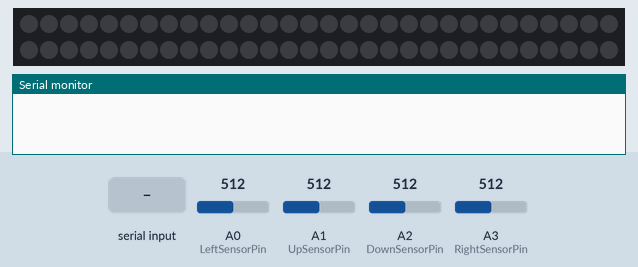
Bench run of a sketch on a simulated Arduino Uno, built with avr-gcc and run on an emulated ATmega328P. On the bench: 60 RGB LEDs in strip order, left to right, continuing on the next row, the last lines printed to the serial monitor. Inputs (shaded band) come from the test bench; at power-on: A1 (UpSensorPin) = 512, A0 (LeftSensorPin) = 512, A2 (DownSensorPin) = 512, A3 (RightSensorPin) = 512.

Above: at 1.2 s.
1.3 s: "30,150\n" received over Serial
At 3.5 s:
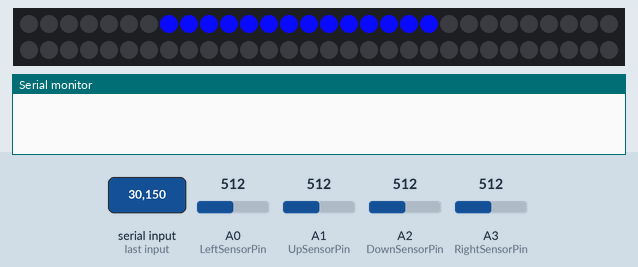
3.8 s: A1 (UpSensorPin) set to 943
5.8 s: A1 (UpSensorPin) set to 959
7.3 s: "30,150\n" received over Serial
At 9.5 s:
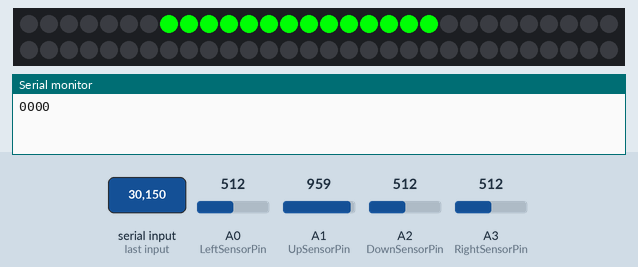
9.8 s: A1 (UpSensorPin) set to 940
At 10.7 s:
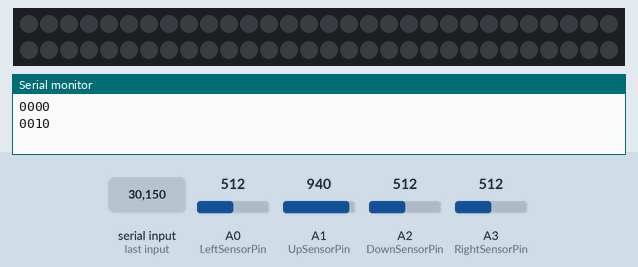
Timing chart, 0 to 12.8 s (numbered marks = the images above; inputs shaded):
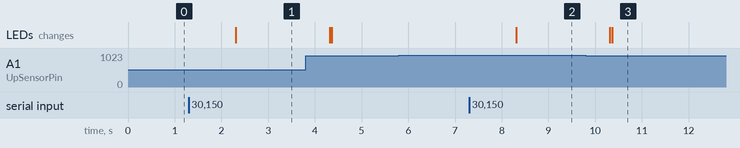

Measured:
- after the input at 1.3 s, the LEDs: change after 1.0 s (image 1)
- after the input at 5.8 s, every drawn part: stays the same
- after the input at 7.3 s, the LEDs: first change after 1.0 s (image 2 shows a later state)
- after the input at 9.8 s, the LEDs: first differ from a run without the input after 0.57 s (image 3)

The sketch:

pressure_sensors_with_leds_WORKING.ino
```cpp
#include <Adafruit_NeoPixel.h>

//setting threshold
int THRESHOLD = 950;

//set the interval of communication with website
int SENDINTERVAL = 3000;

//communication time trackers interval
float previousTimeStamp = 0;
float currentTimeStamp;

//INPUTS
//hold left sensor pin and pressure
int LeftSensorPin = 0;
int UpSensorPin = 1;
int DownSensorPin = 2;
int RightSensorPin = 3;

float LeftPressure, DownPressure, UpPressure, RightPressure;

//structure to store what comes from web app
int inputArrows[4];

//OUTPUT
//this is the Led Strip pin
int LEDStripPin = 6;

//buttons Pressed should be LEFT, DOWN, UP, RIGHT
int arrowsPressed[] = {0, 0, 0, 0};

//make LED strip object
Adafruit_NeoPixel strip = Adafruit_NeoPixel(60, LEDStripPin);

//boolean to keep state while reading
bool inProgress = false;

void setup(){
  Serial.begin(9600);
  pinMode(LeftSensorPin, INPUT);
  pinMode(RightSensorPin, INPUT);
  pinMode(UpSensorPin, INPUT);
  pinMode(DownSensorPin, INPUT);

  pinMode(LEDStripPin, OUTPUT);

  //necessary to initialize LED strip
  strip.begin();
  strip.show(); // Initialize all pixels to 'off'
}

void loop(){
   currentTimeStamp = millis();
   if (inProgress){
    //code to happen in progress, when the blue light is on or the arrow is moving
    //record the current time stamp
    //if more than 5000 miliseconds has passed, then send and read info
    if ((currentTimeStamp - previousTimeStamp) >= SENDINTERVAL){
      inProgress = false;
//      //then always send and then read
      sendInfo();
    }
    //read left pressure and then record if it was pressed
//    delay(200);
    LeftPressure = analogRead(LeftSensorPin);

    DownPressure = analogRead(DownSensorPin);
//    delay(200);
    UpPressure = analogRead(UpSensorPin);
//    delay(200);
    RightPressure = analogRead(RightSensorPin);
//    delay(200);

    if (inputArrows[0] == 1){
      determinePadPress(LeftPressure, 0);
    } else if (inputArrows[1] == 1) {
      determinePadPress(DownPressure, 1);
    } else if (inputArrows[2] == 1) {
      determinePadPress(UpPressure, 2);
    } else if (inputArrows[3] == 1) {
      determinePadPress(RightPressure, 3);
    }
  }

  if (!inProgress){
    //then always send and then read
//    sendInfo(inputArrows, arrowsPressed);
    readInfo();
  }
}

void sendInfo(){
    String aPressedString = convertArrayToString(arrowsPressed);
    Serial.println(aPressedString);
    delay(10);
    //if the time frame is over and they did not press the arrow they were supposed to, then make arrow red
    if (!compareInputToOutput()){
      //make led strip red cause they didn't hit it
      if (inputArrows[0] == 1) {
        turnLightsRed(0, 15);
      }
      else if (inputArrows[1] == 1) {
        turnLightsRed(0, 7);
        turnLightsRed(23, 30);
      }
      else if (inputArrows[2] == 1) {
        turnLightsRed(7, 21);
      }
      else if (inputArrows[3] == 1) {
        turnLightsRed(15, 30);
      }
    }
    delay(50);

    //clear arrows pressed
    resetArrowsPressed();
    //    int start = mapArrowNumToLEDs(findHigh(inputArrows));
    //turn all the lights off
    turnLightsOff(0, 30);
}

void readInfo(){
  String contentString;
  int content;
   if (Serial.available()>0) {
     contentString = Serial.readString();
     inputArrows[0] = (int)(contentString.charAt(1)) - 48;
     inputArrows[1] = (int)(contentString.charAt(2)) - 48;
     inputArrows[2] = (int)(contentString.charAt(3)) - 48;
     inputArrows[3] = (int)(contentString.charAt(4)) - 48;


      if (inputArrows[0] == 1) {
        turnLightsBlue(0, 15);
      }
      else if (inputArrows[1] == 1) {
        turnLightsBlue(0, 7);
        turnLightsBlue(23, 30);
      }
      else if (inputArrows[2] == 1) {
        turnLightsBlue(7, 21);
      }
      else if (inputArrows[3] == 1) {
        turnLightsBlue(15, 30);
      }

      inProgress = true;
      //update previous time it was in this sending loop
      previousTimeStamp = currentTimeStamp;
   }

}

void determinePadPress(float pressure, int arrowNum){
  //if the pressure is greater than the threshold, then the arrow was pressed
  if (pressure >= THRESHOLD){
   //record the press in the arrows pressed array
   arrowsPressed[arrowNum] = 1;
   //if the arrow was meant to be pressed, make it green
   //otherwise, if the arrow was not meant to be pressed, make it red?

      if (inputArrows[0] == 1) {
        turnLightsGreen(0, 15);
      }
      else if (inputArrows[1] == 1) {
        turnLightsGreen(0, 7);
        turnLightsGreen(23, 30);
      }
      else if (inputArrows[2] == 1) {
        turnLightsGreen(7, 21);
      }
      else if (inputArrows[3] == 1) {
        turnLightsGreen(15, 30);
      }
  }
}

int compareInputToOutput(){
  //check if the input array matches what I pressed
  //return true if the inputs equal the pressed, otherwise return false
  for (int i = 0; i <4; i++){
    if (inputArrows[i] != arrowsPressed[i]){
      return false;
    }
  }
  return true;
}


int findHigh(int* data){
  //find the only number in the array that is supposed to be pressed or is high
  //this assumes only one will be high
  for (int i = 0; i < sizeof(data); i++){
   if(data[i] == 1){
      return i;
   }
  }
  return 5;
}

String convertArrayToString(int data[]){
  //cannot print array apparently, just making integer array into string to print
  String res = "";
  for (int i = 0; i < 4; i++){
    if (i == 3){
      res = res + String(data[i]);
    }
    else{
      res = res + String(data[i]);
    }
  }
  return res;
}


void resetArrowsPressed(){
 //clear the arrows pressed integer array
 for (int j = 0; j < 4; j++){
  arrowsPressed[j] = 0;
 }
}

//LIGHT FUNCTIONS
void turnLightsGreen(int startLEDs, int endLEDs){
   for (int i = startLEDs; i < endLEDs; i++){
    strip.setPixelColor(i, 0, 255, 5);
   }
   strip.show();
}

void turnLightsRed(int startLEDs, int endLEDs){
   for (int i = startLEDs; i < endLEDs; i++){
    strip.setPixelColor(i, 255, 10, 10);
   }
  strip.show();
}

void turnLightsBlue(int startLEDs, int endLEDs){
   for (int i = startLEDs; i < endLEDs; i++){
    strip.setPixelColor(i, 10, 10, 255);
   }
  strip.show();

}

void turnLightsOff(int startLEDs, int endLEDs){
   for (int i = startLEDs; i < endLEDs; i++){
    strip.setPixelColor(i, 0, 0, 0);
   }
   strip.show();
}
```
